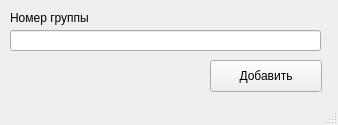
<?xml version="1.0" encoding="UTF-8"?>
<ui version="4.0">
 <class>MainWindow</class>
 <widget class="QMainWindow" name="MainWindow">
  <property name="geometry">
   <rect>
    <x>0</x>
    <y>0</y>
    <width>338</width>
    <height>125</height>
   </rect>
  </property>
  <property name="windowTitle">
   <string>Добавить группу</string>
  </property>
  <widget class="QWidget" name="centralwidget">
   <widget class="QLabel" name="label">
    <property name="geometry">
     <rect>
      <x>10</x>
      <y>10</y>
      <width>131</width>
      <height>16</height>
     </rect>
    </property>
    <property name="text">
     <string>Номер группы</string>
    </property>
   </widget>
   <widget class="QLineEdit" name="lineEdit">
    <property name="geometry">
     <rect>
      <x>10</x>
      <y>30</y>
      <width>311</width>
      <height>21</height>
     </rect>
    </property>
   </widget>
   <widget class="QPushButton" name="pushButton">
    <property name="geometry">
     <rect>
      <x>210</x>
      <y>60</y>
      <width>112</width>
      <height>32</height>
     </rect>
    </property>
    <property name="text">
     <string>Добавить</string>
    </property>
   </widget>
  </widget>
  <widget class="QStatusBar" name="statusbar"/>
 </widget>
 <resources/>
 <connections/>
</ui>
